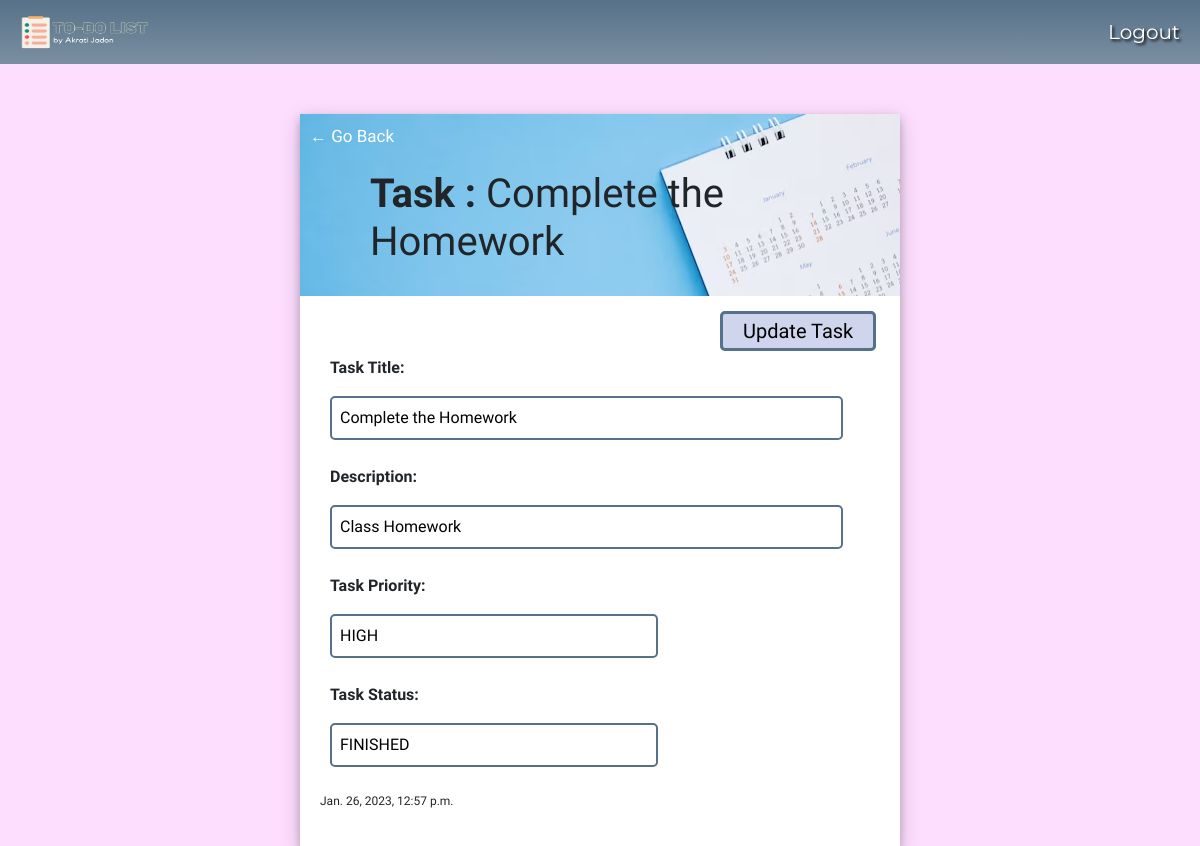
The page /task/1/ (signed in) on the database its author committed.
### home/models.py (models this page shows)
class MyTask(models.Model):
    priority_choices = [
        ('H', 'HIGH'),
        ('K', 'MODERATE'),
        ('L', 'LOW')
    ]
    status_choices = [
        ('S', 'FINISHED'),
        ('P', 'IN PROGRESS'),
        ('N', 'NOT STARTED YET')
    ]
    user = models.ForeignKey(User, on_delete=models.CASCADE, blank=False, null=False)
    title = models.CharField(max_length=250, blank=False, null=False)
    description = models.TextField(blank=True, null=True)
    priority = models.CharField(max_length=1, choices=priority_choices, blank=False, null=False)
    status = models.CharField(max_length=1, choices=status_choices, blank=False, null=False)
    created_on = models.DateTimeField(auto_now_add=True)
    def __str__(self):
        return self.title
    class Meta:
        ordering = ['status', '-created_on']

### home/views.py (the view)
# urls.py: path('task/<int:pk>/', TaskDetail.as_view(), name='item-detail'),
class TaskDetail(LoginRequiredMixin, DetailView):
    model = MyTask
    template_name = 'home/item_detail.html'
    context_object_name = 'item'

### home/templates/home/item_detail.html (shortened to what this page needs)
{% extends 'home/main.html' %}
{% block bodyid %}
    id="light-bg"
{% endblock bodyid %}
{% block content %}
    <div class="block-container">
        <div class="detail-header-bar">
            <a class="back-link" href="{% url 'home-page' %}">&#8592; Go Back</a>
            <h1>
                <strong>Task : </strong>{{item}}
            </h1>
        </div>
        <div class="body-block">
            <a class="edit-link" href="{% url 'item-update' item.id %}">Update Task</a>
            <div class="section">
                <p><strong>Task Title:</strong></p>
                <input type="text" value="{{item.title}}" readonly>
            </div>
            <div class="section">
                <p><strong>Description:</strong></p>
                <input type="text" value="{{item.description}}" readonly>
            </div>
            <div class="section" style="width: 80%;">
                <p><strong>Task Priority:</strong></p>
                <div class="inline-container">
                    <input type="text" value="{{item.get_priority_display}}" readonly>
                </div>
            </div>
            <div class="section" style="width: 80%; !important">
                <p><strong>Task Status:</strong></p>
                <div class="inline-container">
                    <input type="text" value="{{item.get_status_display}}" readonly>
                </div>
            </div>
            <p class="created-container">{{item.created_on}}</p>
        </div>
    </div>
{% endblock content %}

### home/static/home/css/style.css (style rules this page uses)
body#light-bg { background-color: #FEDEFF !important; }
.block-container { margin-top: 100px; max-width: 600px; margin: auto; background-color: #FFF; box-shadow: 0 4px 8px 0 rgba(0, 0, 0, 0.2), 0 6px 20px 0 rgba(0, 0, 0, 0.19); font-family: 'Rajdhani', sans-serif; }
.body-block { padding: 20px; }
input[type=text], input[type=password], textarea { border: 2px solid #567189 !important; border-radius: 5px; padding: 8px; width: 95%; }
.back-link { text-decoration: none; color: white; font-size: 17px; }
.detail-header-bar { background-image: url('../Images/task-bck.png'); padding: 10px; margin-top: 50px; }
.detail-header-bar h1 { margin: 10px; padding: 10px 50px; font-family: 'M PLUS Rounded 1c', sans-serif; }
.edit-link { text-decoration: none; margin-left: 400px; border: 3px solid #567189; background-color: #CED5ED; color: #000000; padding: 5px 20px; font-size: 20px; border-radius: 5px; cursor: pointer; }
.section { padding: 10px; margin-bottom: 5px; }
.inline-container { display: flex; justify-content: space-between; }
.created-container { font-size: 12px; padding-top: 10px; }

### rows shown on the page
MyTask: title "Complete the Homework", description "Class Homework", priority "HIGH", status "FINISHED", created_on "Jan. 26, 2023, 12:57 p.m."
